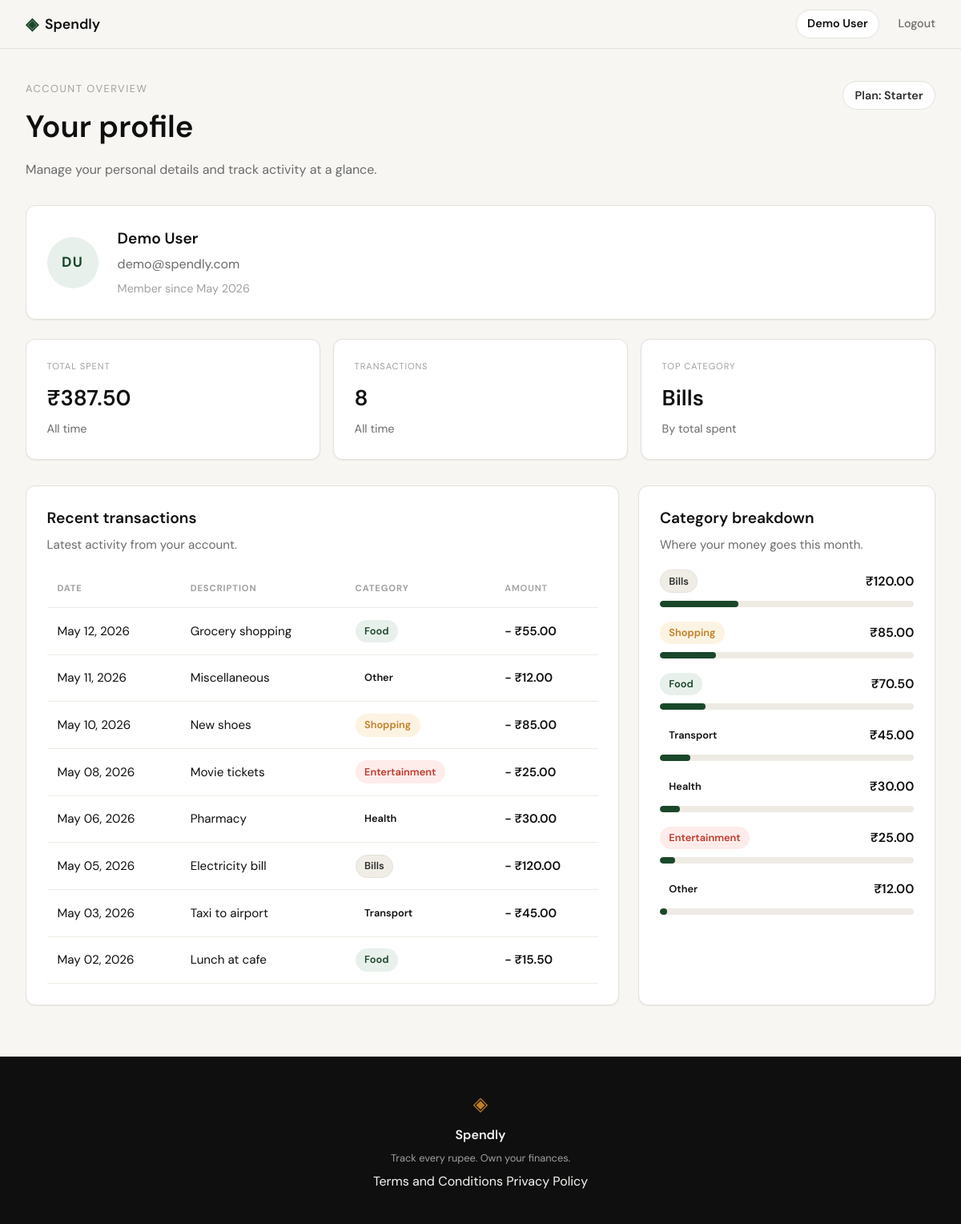
Screenshot of /profile (signed in) with the database file from the repository.
### tables this page shows
CREATE TABLE users (
                id INTEGER PRIMARY KEY AUTOINCREMENT,
                name TEXT NOT NULL,
                email TEXT UNIQUE NOT NULL,
                password_hash TEXT NOT NULL,
                created_at TEXT DEFAULT (datetime('now'))
            );

CREATE TABLE expenses (
                id INTEGER PRIMARY KEY AUTOINCREMENT,
                user_id INTEGER NOT NULL,
                amount REAL NOT NULL,
                category TEXT NOT NULL,
                date TEXT NOT NULL,
                description TEXT,
                created_at TEXT DEFAULT (datetime('now')),
                FOREIGN KEY (user_id) REFERENCES users(id)
            );

### app.py (the view)
@app.route("/profile")
def profile():
    if not session.get("user_id"):
        return redirect(url_for("login"))
    user_row = get_user_by_id(session["user_id"])
    if not user_row:
        abort(404)
    user = {
        "name": user_row["name"],
        "email": user_row["email"],
        "member_since": user_row["member_since"],
        "initials": _get_initials(user_row["name"]),
        "plan": "Starter",
    }
    summary = get_summary_stats(session["user_id"])
    stats = [
        {
            "label": "Total spent",
            "value": _format_currency(summary["total_spent"]),
            "note": "All time",
        },
        {
            "label": "Transactions",
            "value": str(summary["transaction_count"]),
            "note": "All time",
        },
        {
            "label": "Top category",
            "value": summary["top_category"],
            "note": "By total spent",
        },
    ]
    transactions = [
        {
            "date": _format_date(transaction["date"]),
            "description": transaction["description"],
            "category": transaction["category"],
            "badge_class": _get_badge_class(transaction["category"]),
            "amount": f"- {_format_currency(transaction['amount'])}",
        }
        for transaction in get_recent_transactions(session["user_id"])
    ]
    breakdown = get_category_breakdown(session["user_id"])
    categories = [
        {
            "name": item["name"],
            "total": _format_currency(item["amount"]),
            "bar_class": _get_bar_class(item["pct"]),
            "badge_class": _get_badge_class(item["name"]),
        }
        for item in breakdown
    ]
    return render_template(
        "profile.html",
        user=user,
        stats=stats,
        transactions=transactions,
        categories=categories,
    )

### app.py (called while the page is built)
@app.context_processor
def inject_nav_user():
    if session.get("user_id"):
        return {"nav_user_name": "Demo User"}
    return {}

def _format_currency(amount):
    return f"₹{amount:.2f}"

def _format_date(value):
    try:
        parsed = datetime.strptime(value, "%Y-%m-%d")
        return parsed.strftime("%B %d, %Y")
    except ValueError:
        return value

def _get_initials(name):
    parts = [part for part in name.split() if part]
    initials = "".join(part[0] for part in parts[:2]).upper()
    return initials or name[:1].upper()

def _get_badge_class(category):
    mapping = {
        "food": "badge-food",
        "shopping": "badge-shopping",
        "bills": "badge-bills",
        "entertainment": "badge-entertainment",
    }
    return mapping.get(category.lower(), "")

def _get_bar_class(pct):
    return f"bar-{pct}"

### database/db.py (called while the page is built)
def get_db():
    conn = sqlite3.connect(DB_PATH)
    conn.row_factory = sqlite3.Row
    conn.execute("PRAGMA foreign_keys = ON")
    return conn

### database/queries.py (called while the page is built)
def _format_member_since(created_at):
    if not created_at:
        return ""
    for fmt in ("%Y-%m-%d %H:%M:%S", "%Y-%m-%d"):
        try:
            parsed = datetime.strptime(created_at, fmt)
            return parsed.strftime("%B %Y")
        except ValueError:
            continue
    return created_at

def get_user_by_id(user_id):
    conn = get_db()
    try:
        row = conn.execute(
            "SELECT name, email, created_at FROM users WHERE id = ?",
            (user_id,),
        ).fetchone()
        if not row:
            return None
        return {
            "name": row["name"],
            "email": row["email"],
            "member_since": _format_member_since(row["created_at"]),
        }
    finally:
        conn.close()

def get_recent_transactions(user_id, limit=10):
    conn = get_db()
    try:
        rows = conn.execute(
            """
            SELECT date, description, category, amount
            FROM expenses
            WHERE user_id = ?
            ORDER BY date DESC, created_at DESC, id DESC
            LIMIT ?
            """,
            (user_id, limit),
        ).fetchall()
        return [
            {
                "date": row["date"],
                "description": row["description"],
                "category": row["category"],
                "amount": float(row["amount"]),
            }
            for row in rows
        ]
    finally:
        conn.close()

### templates/profile.html (shortened to what this page needs)
{% extends "base.html" %}
{% block head %}
<link rel="stylesheet" href="{{ url_for('static', filename='css/profile.css') }}">
{% endblock %}
{% block content %}
<section class="profile-page">
    <div class="profile-inner">
        <header class="profile-header">
            <div>
                <p class="profile-eyebrow">Account overview</p>
                <h1 class="profile-title">Your profile</h1>
                <p class="profile-subtitle">Manage your personal details and track activity at a glance.</p>
            </div>
            <div class="profile-header-actions">
                <span class="profile-plan">Plan: {{ user.plan }}</span>
            </div>
        </header>
        <section class="profile-grid">
            <article class="profile-card profile-user">
                <div class="profile-avatar">{{ user.initials }}</div>
                <div class="profile-user-details">
                    <p class="profile-name">{{ user.name }}</p>
                    <p class="profile-email">{{ user.email }}</p>
                    <p class="profile-meta">Member since {{ user.member_since }}</p>
                </div>
            </article>
            <div class="profile-stats">
                {% for stat in stats %}
                <article class="profile-card profile-stat">
                    <p class="profile-stat-label">{{ stat.label }}</p>
                    <p class="profile-stat-value">{{ stat.value }}</p>
                    <p class="profile-stat-note">{{ stat.note }}</p>
                </article>
                {% endfor %}
            </div>
        </section>
        <section class="profile-content">
            <article class="profile-card profile-table-card">
                <div class="profile-section-header">
                    <div>
                        <h2 class="profile-section-title">Recent transactions</h2>
                        <p class="profile-section-subtitle">Latest activity from your account.</p>
                    </div>
                </div>
                <div class="profile-table-wrap">
                    <table class="profile-table">
                        <thead>
                            <tr>
                                <th>Date</th>
                                <th>Description</th>
                                <th>Category</th>
                                <th class="profile-amount">Amount</th>
                            </tr>
                        </thead>
                        <tbody>
                            {% for tx in transactions %}
                            <tr>
                                <td>{{ tx.date }}</td>
                                <td>{{ tx.description }}</td>
                                <td><span class="badge {{ tx.badge_class }}">{{ tx.category }}</span></td>
                                <td class="profile-amount">{{ tx.amount }}</td>
                            </tr>
                            {% endfor %}
                        </tbody>
                    </table>
                </div>
            </article>
            <article class="profile-card profile-breakdown">
                <div class="profile-section-header">
                    <div>
                        <h2 class="profile-section-title">Category breakdown</h2>
                        <p class="profile-section-subtitle">Where your money goes this month.</p>
                    </div>
                </div>
                <div class="profile-breakdown-list">
                    {% for category in categories %}
                    <div class="profile-breakdown-row">
                        <div class="profile-breakdown-info">
                            <span class="badge {{ category.badge_class }}">{{ category.name }}</span>
                            <span class="profile-breakdown-total">{{ category.total }}</span>
                        </div>
                        <div class="profile-bar-track">
                            <span class="profile-bar-fill {{ category.bar_class }}"></span>
                        </div>
                    </div>
                    {% endfor %}
                </div>
            </article>
        </section>
    </div>
</section>
{% endblock %}

### templates/base.html (shortened to what this page needs)
<!DOCTYPE html>
<html lang="en">
<head>
    <link rel="stylesheet" href="{{ url_for('static', filename='css/style.css') }}">
    {% block head %}{% endblock %}
</head>
<body>
    <nav class="navbar">
        <div class="nav-inner">
            <a href="{{ url_for('landing') }}" class="nav-brand">
                <span class="brand-icon">◈</span>
                <span class="brand-name">Spendly</span>
            </a>
            <div class="nav-links">
                {% if session.get("user_id") %}
                <a href="{{ url_for('profile') }}" class="nav-user">{{ nav_user_name }}</a>
                <a href="{{ url_for('logout') }}">Logout</a>
                {% else %}
                <a href="{{ url_for('login') }}">Sign in</a>
                <a href="{{ url_for('register') }}" class="nav-cta">Get started</a>
                {% endif %}
            </div>
        </div>
    </nav>
    <main class="main-content">
        {% block content %}{% endblock %}
    </main>
    <footer class="footer">
        <div class="footer-inner">
            <span class="brand-icon">◈</span>
            <span class="footer-name">Spendly</span>
            <p class="footer-copy">Track every rupee. Own your finances.</p>
            <div class="footer-links">
                <a href="{{ url_for('terms') }}">Terms and Conditions</a>
                <a href="{{ url_for('privacy') }}">Privacy Policy</a>
            </div>
        </div>
    </footer>
</body>
</html>

### static/css/style.css (style rules this page uses)
:root { --ink: #0f0f0f; --ink-soft: #2d2d2d; --ink-muted: #6b6b6b; --ink-faint: #a0a0a0; --paper: #f7f6f3; --paper-warm: #f0ede6; --paper-card: #ffffff; --accent: #1a472a; --accent-light: #e8f0eb; --accent-2: #c17f24; --accent-2-light: #fdf3e3; --danger: #c0392b; --danger-light: #fdecea; --border: #e4e1da; --border-soft: #eeebe4; --font-display: 'DM Serif Display', Georgia, serif; --font-body: 'DM Sans', system-ui, sans-serif; --max-width: 1200px; --auth-width: 440px; --radius-sm: 6px; --radius-md: 12px; --radius-lg: 20px; }
*, *::before, *::after { box-sizing: border-box; margin: 0; padding: 0; }
html { font-size: 16px; scroll-behavior: smooth; }
body { background: var(--paper); color: var(--ink); font-family: var(--font-body); font-size: 1rem; line-height: 1.6; -webkit-font-smoothing: antialiased; }
a { color: inherit; text-decoration: none; }
.navbar { position: sticky; top: 0; z-index: 100; background: var(--paper); border-bottom: 1px solid var(--border); padding: 0 2rem; }
.nav-inner { max-width: var(--max-width); margin: 0 auto; height: 60px; display: flex; align-items: center; justify-content: space-between; }
.nav-brand { display: flex; align-items: center; gap: 0.5rem; font-family: var(--font-body); font-weight: 600; font-size: 1.1rem; color: var(--ink); }
.brand-icon { color: var(--accent); font-size: 1.3rem; }
.brand-name { color: var(--ink); }
.nav-links { display: flex; align-items: center; gap: 1.5rem; font-size: 0.9rem; font-weight: 500; }
.nav-links a { color: var(--ink-muted); transition: color 0.2s; }
.nav-user { color: var(--ink) !important; font-weight: 600; padding: 0.35rem 0.8rem; border-radius: 999px; background: var(--paper-card); border: 1px solid var(--border); }
.main-content { min-height: calc(100vh - 60px - 100px); }
.footer { background: var(--ink); color: var(--paper); padding: 2.5rem 2rem; text-align: center; }
.footer-inner { display: flex; flex-direction: column; align-items: center; gap: 0.4rem; }
.footer .brand-icon { color: var(--accent-2); font-size: 1.5rem; }
.footer-name { font-weight: 600; font-size: 1rem; }
.footer-copy { font-size: 0.8rem; color: var(--ink-faint); }

### rows the page displays
users: name "Demo User", email "demo@spendly.com"
expenses: date "May 12, 2026", description "Grocery shopping", category "Food", amount "- ₹55.00"
expenses: date "May 11, 2026", description "Miscellaneous", category "Other", amount "- ₹12.00"
expenses: date "May 10, 2026", description "New shoes", category "Shopping", amount "- ₹85.00"
expenses: date "May 08, 2026", description "Movie tickets", category "Entertainment", amount "- ₹25.00"
expenses: date "May 06, 2026", description "Pharmacy", category "Health", amount "- ₹30.00"
expenses: date "May 05, 2026", description "Electricity bill", category "Bills", amount "- ₹120.00"
expenses: date "May 03, 2026", description "Taxi to airport", category "Transport", amount "- ₹45.00"
expenses: date "May 02, 2026", description "Lunch at cafe", category "Food", amount "- ₹15.50"

### other values shown
{{ user.plan }} "Starter"
{{ user.initials }} "DU"
{{ user.member_since }} "May 2026"
{{ stat.label }} "TOTAL SPENT" "TRANSACTIONS" "TOP CATEGORY"
{{ stat.value }} "₹387.50" "8" "Bills"
{{ stat.note }} "All time" "All time" "By total spent"
{{ category.name }} "Bills" "Shopping" "Food" "Transport" "Health" "Entertainment" "Other"
{{ category.total }} "₹120.00" "₹85.00" "₹70.50" "₹45.00" "₹30.00" "₹25.00" "₹12.00"
